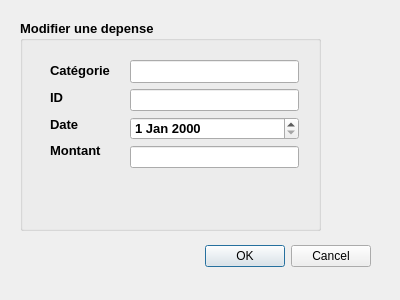
<?xml version="1.0" encoding="UTF-8"?>
<ui version="4.0">
 <class>updatedepense</class>
 <widget class="QDialog" name="updatedepense">
  <property name="geometry">
   <rect>
    <x>0</x>
    <y>0</y>
    <width>400</width>
    <height>300</height>
   </rect>
  </property>
  <property name="windowTitle">
   <string>Dialog</string>
  </property>
  <widget class="QDialogButtonBox" name="buttonBox">
   <property name="geometry">
    <rect>
     <x>30</x>
     <y>240</y>
     <width>341</width>
     <height>32</height>
    </rect>
   </property>
   <property name="orientation">
    <enum>Qt::Horizontal</enum>
   </property>
   <property name="standardButtons">
    <set>QDialogButtonBox::Cancel|QDialogButtonBox::Ok</set>
   </property>
  </widget>
  <widget class="QGroupBox" name="groupBox_2">
   <property name="geometry">
    <rect>
     <x>20</x>
     <y>20</y>
     <width>301</width>
     <height>211</height>
    </rect>
   </property>
   <property name="font">
    <font>
     <pointsize>10</pointsize>
     <weight>75</weight>
     <bold>true</bold>
    </font>
   </property>
   <property name="title">
    <string>Modifier une depense</string>
   </property>
   <widget class="QWidget" name="layoutWidget_4">
    <property name="geometry">
     <rect>
      <x>30</x>
      <y>40</y>
      <width>66</width>
      <height>101</height>
     </rect>
    </property>
    <layout class="QVBoxLayout" name="verticalLayout_4">
     <item>
      <widget class="QLabel" name="label_5">
       <property name="font">
        <font>
         <pointsize>10</pointsize>
         <weight>75</weight>
         <bold>true</bold>
        </font>
       </property>
       <property name="text">
        <string>Catégorie</string>
       </property>
      </widget>
     </item>
     <item>
      <widget class="QLabel" name="label_12">
       <property name="font">
        <font>
         <pointsize>10</pointsize>
         <weight>75</weight>
         <bold>true</bold>
        </font>
       </property>
       <property name="text">
        <string>ID</string>
       </property>
      </widget>
     </item>
     <item>
      <widget class="QLabel" name="label_10">
       <property name="font">
        <font>
         <pointsize>10</pointsize>
         <weight>75</weight>
         <bold>true</bold>
        </font>
       </property>
       <property name="text">
        <string>Date</string>
       </property>
      </widget>
     </item>
     <item>
      <widget class="QLabel" name="label_6">
       <property name="font">
        <font>
         <pointsize>10</pointsize>
         <weight>75</weight>
         <bold>true</bold>
        </font>
       </property>
       <property name="text">
        <string>Montant</string>
       </property>
      </widget>
     </item>
    </layout>
   </widget>
   <widget class="QWidget" name="layoutWidget_5">
    <property name="geometry">
     <rect>
      <x>110</x>
      <y>40</y>
      <width>169</width>
      <height>108</height>
     </rect>
    </property>
    <layout class="QVBoxLayout" name="verticalLayout_5">
     <item>
      <widget class="QLineEdit" name="lineEdit_categorie_up">
       <property name="maxLength">
        <number>12</number>
       </property>
      </widget>
     </item>
     <item>
      <widget class="QLineEdit" name="lineEdit_id_dp_up">
       <property name="maxLength">
        <number>9</number>
       </property>
       <property name="readOnly">
        <bool>true</bool>
       </property>
      </widget>
     </item>
     <item>
      <widget class="QDateEdit" name="dateEdit_dp_up"/>
     </item>
     <item>
      <widget class="QLineEdit" name="lineEdit_montant_dp_up">
       <property name="maxLength">
        <number>9</number>
       </property>
      </widget>
     </item>
    </layout>
   </widget>
  </widget>
 </widget>
 <resources/>
 <connections>
  <connection>
   <sender>buttonBox</sender>
   <signal>accepted()</signal>
   <receiver>updatedepense</receiver>
   <slot>accept()</slot>
   <hints>
    <hint type="sourcelabel">
     <x>248</x>
     <y>254</y>
    </hint>
    <hint type="destinationlabel">
     <x>157</x>
     <y>274</y>
    </hint>
   </hints>
  </connection>
  <connection>
   <sender>buttonBox</sender>
   <signal>rejected()</signal>
   <receiver>updatedepense</receiver>
   <slot>reject()</slot>
   <hints>
    <hint type="sourcelabel">
     <x>316</x>
     <y>260</y>
    </hint>
    <hint type="destinationlabel">
     <x>286</x>
     <y>274</y>
    </hint>
   </hints>
  </connection>
 </connections>
</ui>
